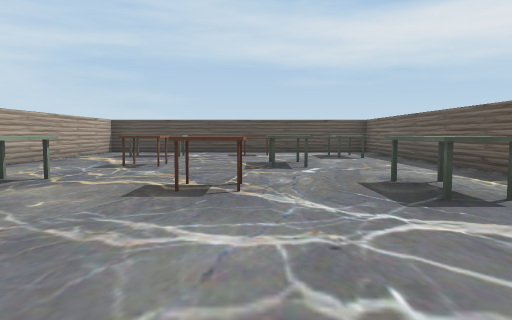
View 1 (above)

15 first-person views from a walk through a 3-D level made in the Unity game engine. The camera is 0.55 m above the floor, tilts 4° down and sees 70° across. The floor is counted in squares, 1 m on a side. Each view is taken from the middle of a square. On the plan, view 1 faces up. The plan holds only what a view shows up to about 9 squares ahead; the rest is blank. Some surface patterns are stand-ins.

View 2
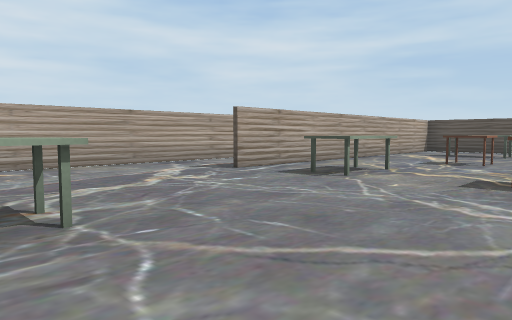

View 3
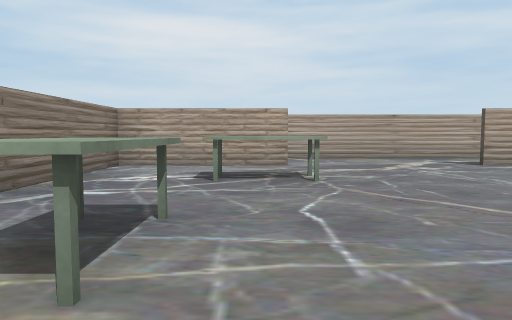

View 4
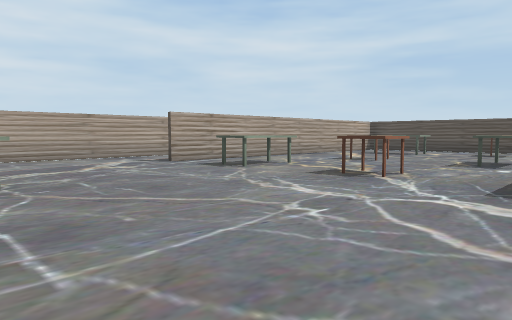

View 5
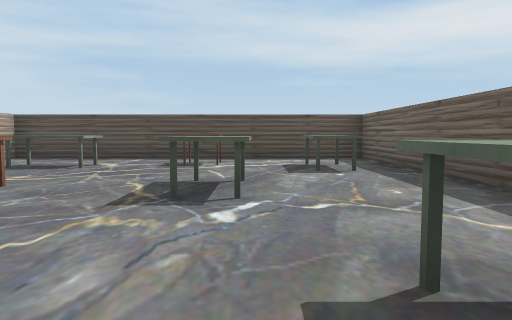

View 6
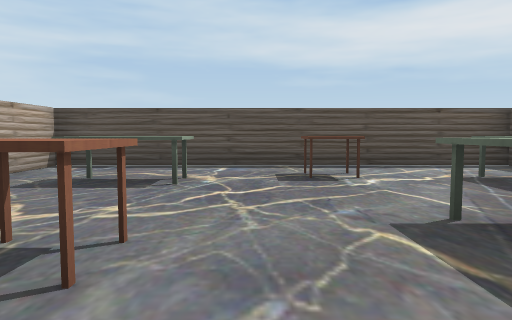

View 7
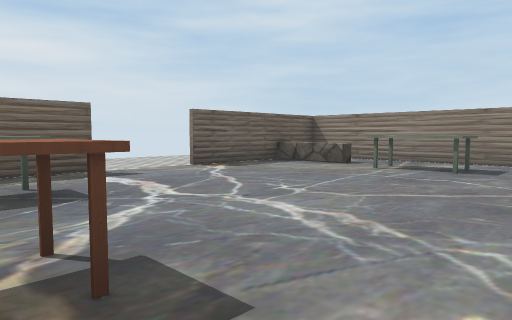

View 8
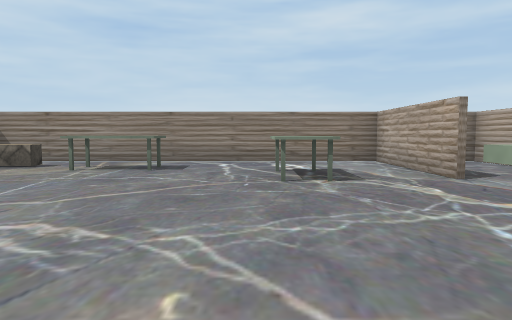

View 9
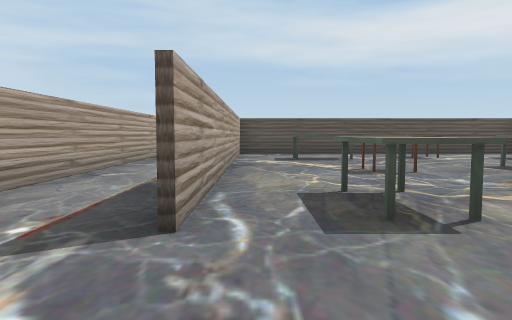

View 10
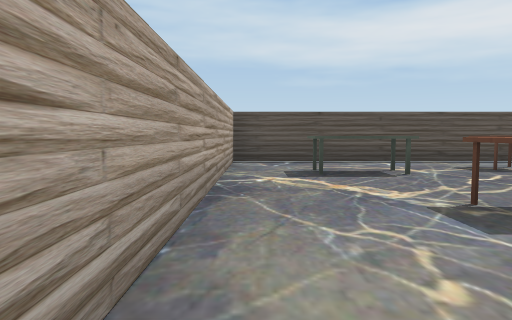

View 11
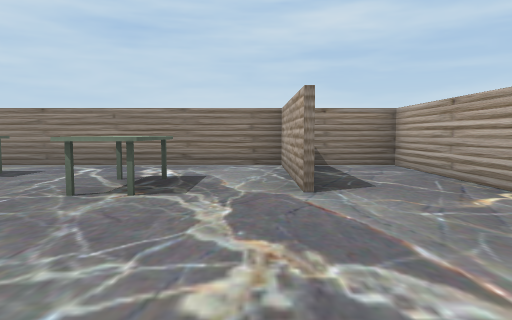

View 12
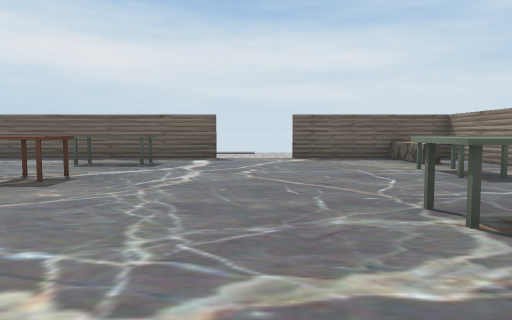

View 13
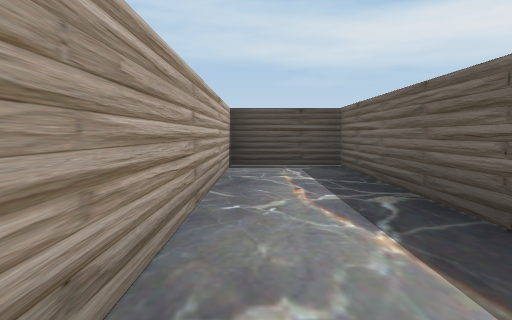

View 14
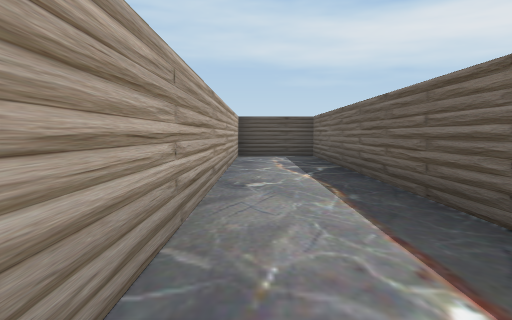

View 15
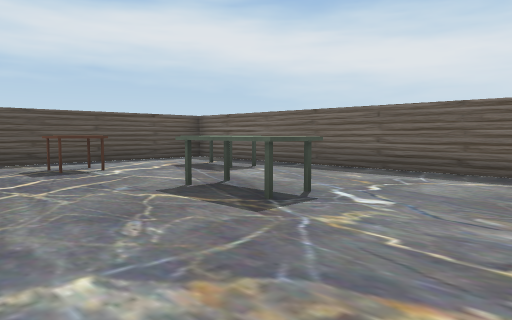

### Floor plan
Points are (right, up) in squares from view 1. A wall is a line through its corners. A room is listed if a view was taken in it or the views show most of it. See-through windows are left out.
Room 1 (views 1, 2, 3, 4, 5, 6, 7, 8, 9, 10, 11, 12, 13, 14, 15)
walls: (-4.5, 4) (-4.5, 11.4); (-4.4, -0.4) (-4.4, -3.4) (3.5, -3.4) (3.5, 0.2); (3.5, 1.9) (3.5, 11.4) (-6.4, 11.4) (-6.4, -3.4) (-5, -3.4); (-4.4, 11.4) (-4.4, 3)
low walls: (1.8, -2.5) (1.8, -2.1) (3.5, -2.1)
ways out: opening at (3, 1)
objects: other object (-3, -1) to (-2, 0); other object (-3, 3) to (-3, 4); other object (-3, 9) to (-2, 9); other object (-2, 6) to (-2, 7); other object (-1, 4) to (0, 4); other object (0, -2) to (1, -2); other object (0, 6) to (1, 7); other object (0, 10); other object (2, 3) to (2, 4); other object (2, 9) to (3, 10)

Positions as (right, up) in squares from view 1, and headings:
1: (0, 0), facing up
2: (0, -1), facing up-left
3: (2, -1), facing left
4: (2, -1), facing up-left
5: (1, 3), facing up
6: (-1, 5), facing up
7: (-2, 4), facing down-right
8: (-2, 4), facing down
9: (-4, 1), facing up
10: (-4, 4), facing up
11: (-4, 3), facing down
12: (-5, 1), facing right
13: (-6, 5), facing up
14: (-6, 2), facing up
15: (-2, 4), facing up-right
